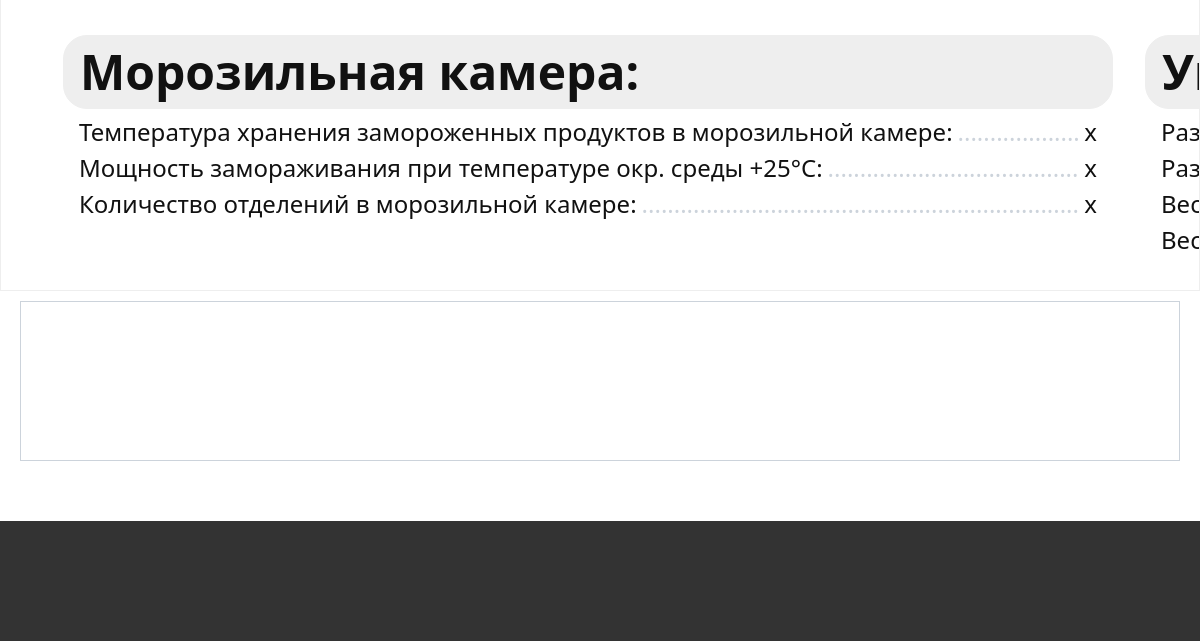
The page /product?id=1 (lower part) on the database as committed earlier.
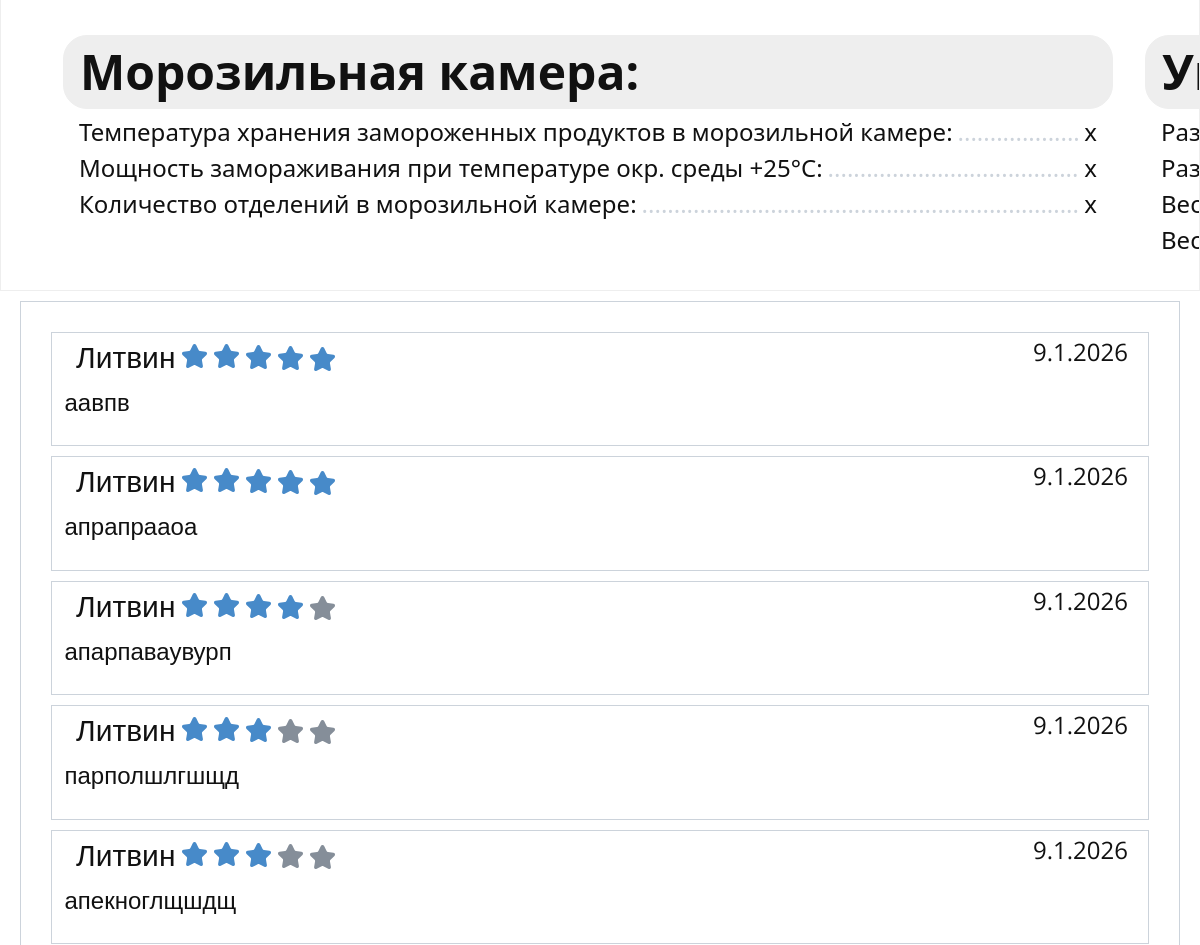
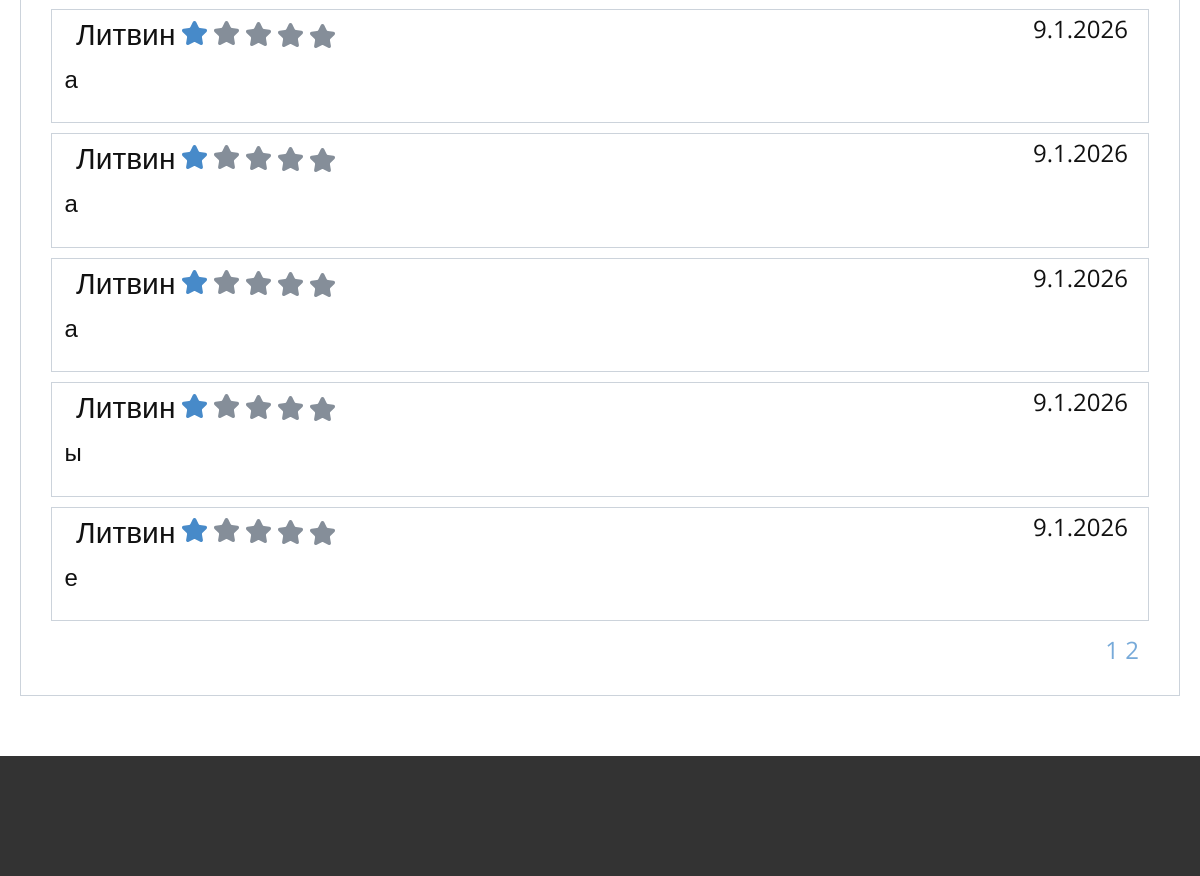
The same page on the database as committed later (2 pictures, top to bottom).
### app.py (models this page shows)
class Review(db.Model):
    id = db.Column(db.Integer, primary_key=True)
    date = db.Column(db.String(10), nullable=False)
    grade = db.Column(db.Integer, nullable=False, default=1)
    text = db.Column(db.String(500), default="")
    order_id = db.Column(db.Integer, db.ForeignKey('order.id'))
    order = db.relationship('Order', backref='order')
    prod_id = db.Column(db.Integer, db.ForeignKey('prod.id'))
    prod = db.relationship('Prod', back_populates='reviews')
    user_id = db.Column(db.Integer, db.ForeignKey('user.id'))
    user = db.relationship('User', back_populates='reviews')

class User(db.Model, UserMixin):
    id = db.Column(db.Integer, primary_key=True)
    login = db.Column(db.String(20), unique=True, nullable=False)
    phone_number = db.Column(db.String(13), unique=True, nullable=False)
    password = db.Column(db.String(100), nullable=False)
    role = db.Column(db.String(20))
    orders = db.relationship('Order', back_populates='user')
    reviews = db.relationship('Review', back_populates='user')

### app.py (the view, shortened to what this page needs)
@app.route("/product", methods=["POST", "GET"])
def product():
    prod_id = request.args["id"]
    if prod_id.isdigit():
        prod = Prod.query.get(prod_id)
        if prod:
            reviews = Review.query.all()
            page = 1
            max_page = int(len(reviews) / 10 + 0.9)
            if "page" in request.args:
                page = int(request.args["page"])
            reviews = reviews[(page - 1) * 10:(page - 1) * 10 + 10]
            flag = False
            if current_user.is_active:
                for order in current_user.orders:
                    if order.user.id == current_user.id and order.status == "принят":
                        flag = True
            return render_template("product.html", prod=prod, reviews=reviews, page=page, max_page=max_page, flag=flag)
    return "404"

### templates/product.html (shortened to what the changed rows need)
<!DOCTYPE html>
<html style="font-size: 16px;" lang="ru">
<head>
    <link rel="stylesheet" href="{{ url_for('static', filename='product.css') }}" media="screen">
    <link rel="stylesheet" href="{{ url_for('static', filename='un.css') }}" media="screen">
</head>
<body>
<section>
    <div>
        <div class="container">
            <div class="container-1">
            </div>
        </div>
        <div class="review-container" style="max-width: 100%;">
            <div>
                <div>
                    {% for review in reviews %}
                    <div class="review">
                        <p class="review-text-1">{{ review.user.login }}</p>
                        <div class="rating-container">
                            {% if review.grade == 1 %}
                            <div class="review-star" style="margin-top: 0;">
                            </div>
                            <div class="review-star" style="margin-left: 39px; color: #858e99 !important;">
                                <svg preserveAspectRatio="none" viewBox="0 0 160 154" style="fill: currentColor;">
                                    <use href="#svg1"/>
                                </svg>
                            </div>
                            <div class="review-star" style="margin-left: 71px; color: #858e99 !important;">
                                <svg preserveAspectRatio="none" viewBox="0 0 160 154" style="fill: currentColor;">
                                    <use href="#svg1"/>
                                </svg>
                            </div>
                            <div class="review-star" style="margin-left: 103px; color: #858e99 !important;">
                                <svg preserveAspectRatio="none" viewBox="0 0 160 154" style="fill: currentColor;">
                                    <use href="#svg1"/>
                                </svg>
                            </div>
                            <div class="review-star" style="margin-left: 135px; color: #858e99 !important;">
                                <svg preserveAspectRatio="none" viewBox="0 0 160 154" style="fill: currentColor;">
                                    <use href="#svg1"/>
                                </svg>
                            </div>
                            {% elif review.grade == 3 %}
                            <div class="review-star" style="margin-top: 0;">
                            </div>
                            <div class="review-star" style="margin-left: 39px;">
                                <svg preserveAspectRatio="none" viewBox="0 0 160 154" style="fill: currentColor;">
                                    <use href="#svg1"/>
                                </svg>
                            </div>
                            <div class="review-star" style="margin-left: 71px;">
                                <svg preserveAspectRatio="none" viewBox="0 0 160 154" style="fill: currentColor;">
                                    <use href="#svg1"/>
                                </svg>
                            </div>
                            <div class="review-star" style="margin-left: 103px;  color: #858e99 !important;">
                                <svg preserveAspectRatio="none" viewBox="0 0 160 154" style="fill: currentColor;">
                                    <use href="#svg1"/>
                                </svg>
                            </div>
                            <div class="review-star" style="margin-left: 135px; color: #858e99 !important;">
                                <svg preserveAspectRatio="none" viewBox="0 0 160 154" style="fill: currentColor;">
                                    <use href="#svg1"/>
                                </svg>
                            </div>
                            {% elif review.grade == 4 %}
                            <div class="review-star" style="margin-top: 0;">
                            </div>
                            <div class="review-star" style="margin-left: 39px;">
                                <svg preserveAspectRatio="none" viewBox="0 0 160 154" style="fill: currentColor;">
                                    <use href="#svg1"/>
                                </svg>
                            </div>
                            <div class="review-star" style="margin-left: 71px;">
                                <svg preserveAspectRatio="none" viewBox="0 0 160 154" style="fill: currentColor;">
                                    <use href="#svg1"/>
                                </svg>
                            </div>
                            <div class="review-star" style="margin-left: 103px;">
                                <svg preserveAspectRatio="none" viewBox="0 0 160 154" style="fill: currentColor;">
                                    <use href="#svg1"/>
                                </svg>
                            </div>
                            <div class="review-star" style="margin-left: 135px; color: #858e99 !important;">
                                <svg preserveAspectRatio="none" viewBox="0 0 160 154" style="fill: currentColor;">
                                    <use href="#svg1"/>
                                </svg>
                            </div>
                            {% elif review.grade == 5 %}
                            <div class="review-star" style="margin-top: 0;">
                            </div>
                            <div class="review-star" style="margin-left: 39px;">
                                <svg preserveAspectRatio="none" viewBox="0 0 160 154" style="fill: currentColor;">
                                    <use href="#svg1"/>
                                </svg>
                            </div>
                            <div class="review-star" style="margin-left: 71px;">
                                <svg preserveAspectRatio="none" viewBox="0 0 160 154" style="fill: currentColor;">
                                    <use href="#svg1"/>
                                </svg>
                            </div>
                            <div class="review-star" style="margin-left: 103px;">
                                <svg preserveAspectRatio="none" viewBox="0 0 160 154" style="fill: currentColor;">
                                    <use href="#svg1"/>
                                </svg>
                            </div>
                            <div class="review-star" style="margin-left: 135px;">
                                <svg preserveAspectRatio="none" viewBox="0 0 160 154" style="fill: currentColor;">
                                    <use href="#svg1"/>
                                </svg>
                            </div>
                            {% endif %}
                        </div>
                        <p class="review-text">{{ review.text }}</p>
                        <p class="review-data">{{ review.date }}</p>
                    </div>
                    {% endfor %}
                </div>
                {% if max_page > 1 %}
                <div class="review-pages-cont">
                    <a class="review-pages" href="/product?id={{ prod.id }}&page={{ page }}">{{ page }}</a>
                    {% if page + 2 <= max_page %}
                    <a class="review-pages" href="/product?id={{ prod.id }}&page={{ page + 1 }}">{{ page + 1 }}</a>
                    <a class="review-pages" href="/product?id={{ prod.id }}&page={{ page + 2 }}">{{ page + 2 }}</a>
                    {% elif page + 1 <= max_page %}
                    <a class="review-pages" href="/product?id={{ prod.id }}&page={{ page + 1 }}">{{ page + 1 }}</a>
                    {% endif %}
                </div>
                {% endif %}
            </div>
        </div>
    </div>
</section>
</body>
</html>

Rows that differ between the two databases and show on the page:
added Review: user.login "Литвин", grade 5 (drawn), text "аавпв", date "9.1.2026"
added Review: user.login "Литвин", grade 5 (drawn), text "апрапрааоа", date "9.1.2026"
added Review: user.login "Литвин", grade 4 (drawn), text "апарпаваувурп", date "9.1.2026"
added Review: user.login "Литвин", grade 3 (drawn), text "парполшлгшщд", date "9.1.2026"
added Review: user.login "Литвин", grade 3 (drawn), text "апекноглщшдщ", date "9.1.2026"
added Review: user.login "Литвин", grade 1 (drawn), text "а", date "9.1.2026"
added Review: user.login "Литвин", grade 1 (drawn), text "а", date "9.1.2026"
added Review: user.login "Литвин", grade 1 (drawn), text "а", date "9.1.2026"
added Review: user.login "Литвин", grade 1 (drawn), text "ы", date "9.1.2026"
added Review: user.login "Литвин", grade 1 (drawn), text "е", date "9.1.2026"
Other text that changed with them:
{{ page }}: (not shown) → "1"
{{ page + 1 }}: (not shown) → "2"
